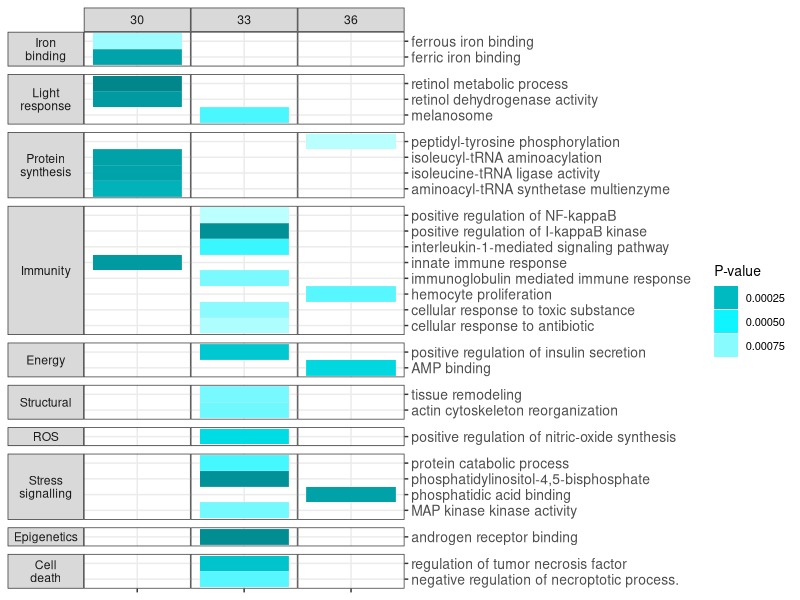

R code for this plot:
library(ggplot2)
library(RColorBrewer)
library(gplots)

#subset of interesting GO_enriched terms between heat+hypoxia vs heat only
GO_list=read.delim("./Input_files/GO_enriched_subset_list_HHvH02.txt", sep="\t")

#manually curated catergoes of GO enriched terms
a<-c("Iron binding", "Light response", "Protein synthesis", "Immunity", "Energy", "Structural", "ROS", "Stress signalling", "Epigenetics", "Cell death")
GO_list$type<-factor(GO_list$type, levels=a)
GO_list$temp= gsub(" HHvH0", "", GO_list$temp)
b<-c("30", "33", "36", "39")
GO_list$temp<-factor(GO_list$temp, levels=b)

ggplot(GO_list, aes(x=temp, y=Term, fill=weightFisher)) + geom_tile(color="gray90", size=0.05)+
  guides(fill=guide_legend(title="P-value"))+
  scale_fill_gradientn(colours=c("turquoise4", "turquoise1", "paleturquoise1"))+
  theme_bw()+ 
  scale_y_discrete(position = 'right')+
  theme(axis.text.x = element_blank())+
  theme(legend.title = element_text(size=10), axis.title=element_blank())+
  facet_grid(type~temp, scales="free",space="free", switch="y", labeller=label_wrap_gen(width=10, multi_line = TRUE))+
  theme(strip.text.y = element_text(angle = 0), strip.background.x = element_rect(color="gray20"))+
  theme(strip.text.y.left = element_text(angle = 0))+
  theme(strip.text.x = element_text(angle = 0))+
  theme(axis.text.y=element_text(size=10, hjust=0))+
  theme(panel.spacing.x=unit(0, "lines"))+
  theme(legend.text.align = 0, legend.text = element_text(size=8))
